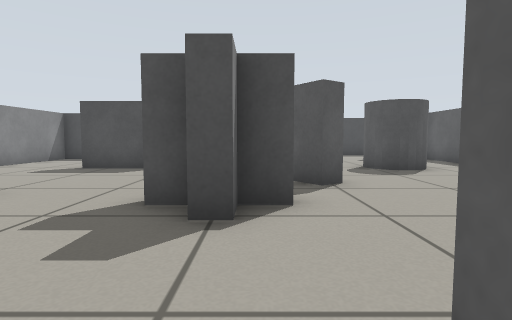
[1] (above)

16 first-person views from a walk through a robot-simulator world made for Gazebo. The camera is 0.45 m above the floor, tilts 4° down and sees 80° across. The floor is counted in squares, 0.5 m on a side. Each view is taken from the middle of a square. On the plan, view 1 faces up. The plan holds only what a view shows up to about 11 squares ahead; the rest is blank.

[2]
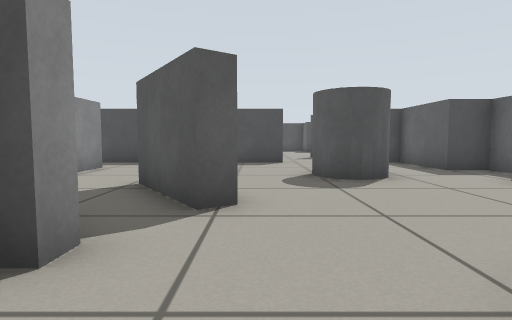

[3]
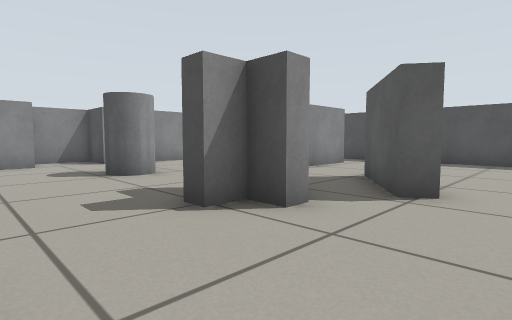

[4]
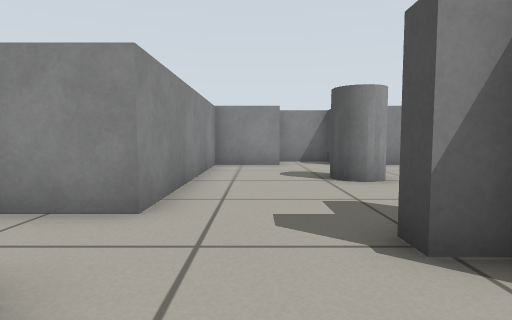

[5]
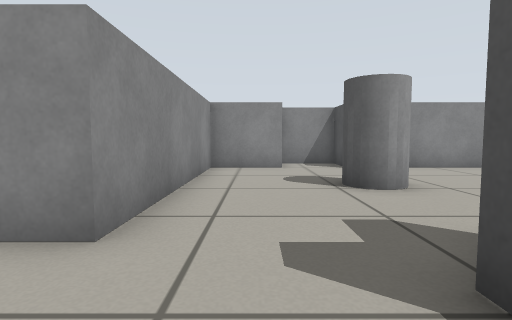

[6]
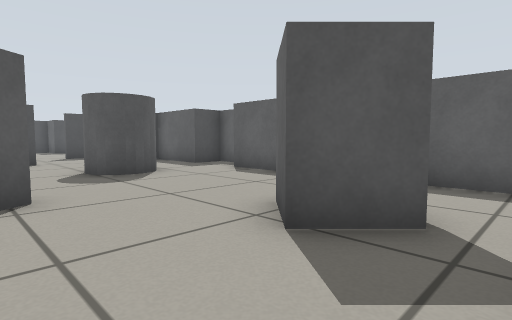

[7]
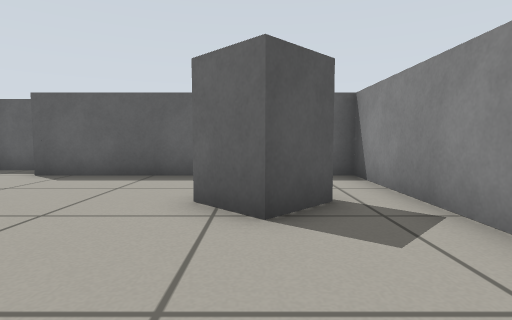

[8]
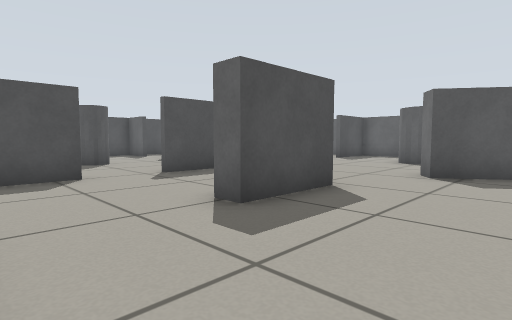

[9]
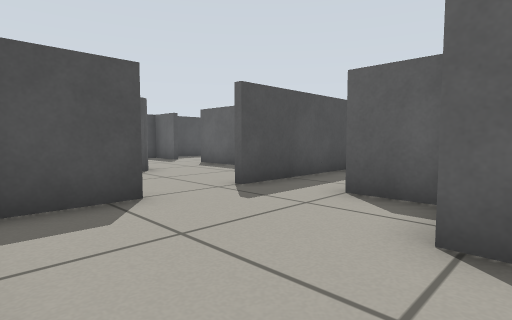

[10]
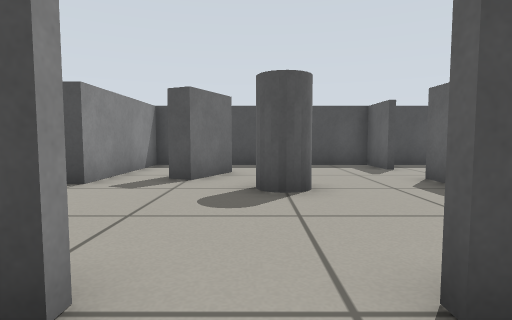

[11]
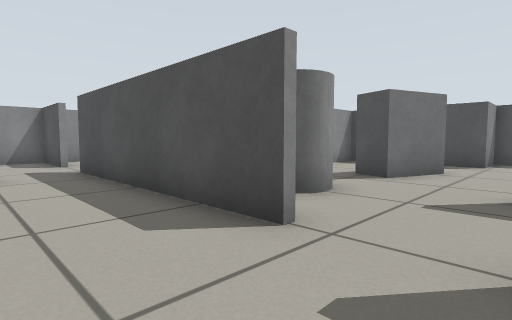

[12]
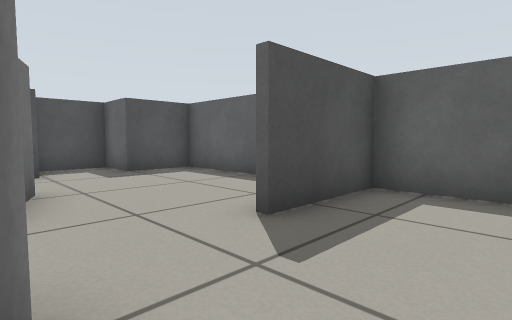

[13]
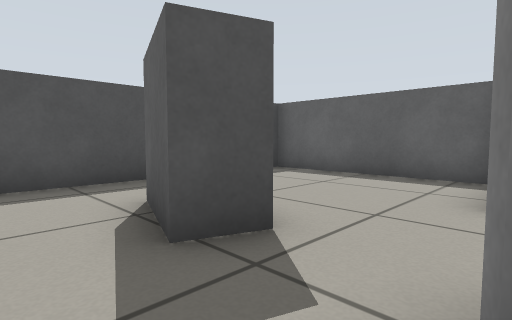

[14]
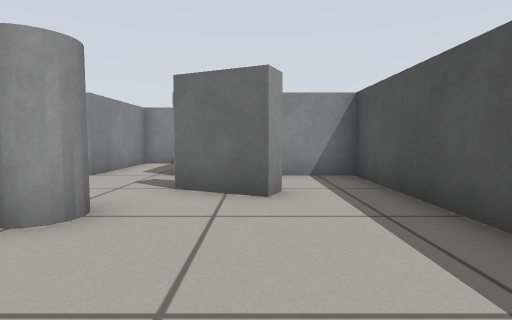

[15]
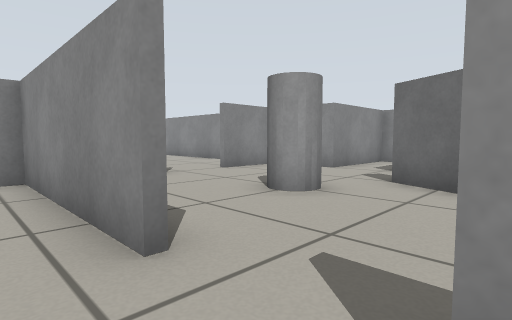

[16]
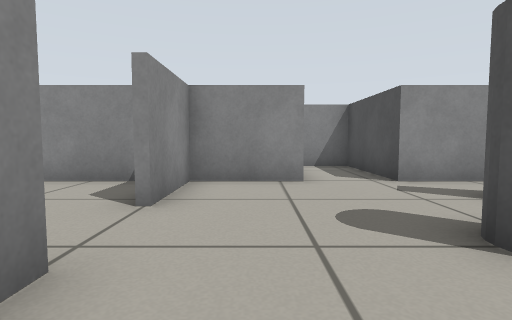

### Floor plan
Ten units are one square. View 1 is at (0, 0); x grows to the right and y downward. Boxes are objects, and circles mark ways between rooms. Rooms are numbered by the first view taken in them; rooms with no view inside come last. Other rooms are left out.
<svg viewBox="-125 -245 216 261">
<path fill="none" stroke="#000" d="M5 -46 5 -41 -2 -41 -2 -33 -8 -33M18 -62 13 -58 -3 -81 2 -84M-9 -41 -15 -41M-34 -101 -34 -115M43 -19 33 -29 43 -39M27 -6 74 -6 74 -29M-28 -115 -28 -91 -52 -91 -52 -98M74 -45 74 -85M31 -134 -40 -134M-84 -48 -100 -48 -100 -29M-84 -29 -84 -6 -16 -6 -16 11M86 -92 86 -106 74 -106 74 -131M-59 -134 -84 -134 -84 -64M29 -199 22 -180 13 -183 20 -202M-10 -189 -10 -136M74 -169 74 -224 54 -224 54 -240 34 -240 34 -224 -4 -224M74 -144 74 -164 45 -164M-63 -205 -56 -202 -64 -186 -70 -189M-12 -168 -12 -189M-12 -208 -12 -224 -84 -224 -84 -180 -120 -180 -120 -160 -84 -160 -84 -136 -60 -136"/>
<rect x="-55" y="-55" width="10" height="20" fill="#bbb"><title>grey cylinder</title></rect>
<rect x="35" y="-105" width="20" height="20" fill="#bbb"><title>grey cylinder</title></rect>
<rect x="5" y="-165" width="20" height="20" fill="#bbb"><title>grey cylinder</title></rect>
<rect x="-55" y="-185" width="20" height="20" fill="#bbb"><title>grey cylinder</title></rect>
<circle cx="45" cy="-130" r="3" fill="#2a7"/>
<circle cx="-45" cy="-130" r="3" fill="#2a7"/>
<circle cx="-10" cy="-195" r="3" fill="#2a7"/>
<text x="0" y="-60">1</text>
<text x="30" y="-180">2</text>
<text x="-50" y="-180">3</text>
</svg>
Room 1 opens to room 2. Room 1 opens to room 3. Room 2 opens to room 3.

Where each view was taken, in squares from view 1:
view 1: 0 up, 0 right, facing up
view 2: 2 up, 2 right, facing up
view 3: 1 up, 3 right, facing up-left
view 4: 2 up, 2 right, facing left
view 5: 2 up, 1 right, facing left
view 6: 1 up, 1 right, facing up-right
view 7: 3 up, 0 right, facing right
view 8: 6 up, 8 left, facing up-right
view 9: 9 up, 8 left, facing up-right
view 10: 12 up, 5 left, facing up
view 11: 11 up, 5 right, facing up-left
view 12: 14 up, 2 right, facing up-right
view 13: 16 up, 0 right, facing up-right
view 14: 20 up, 1 left, facing left
view 15: 21 up, 0 right, facing down-left
view 16: 15 up, 2 left, facing left
